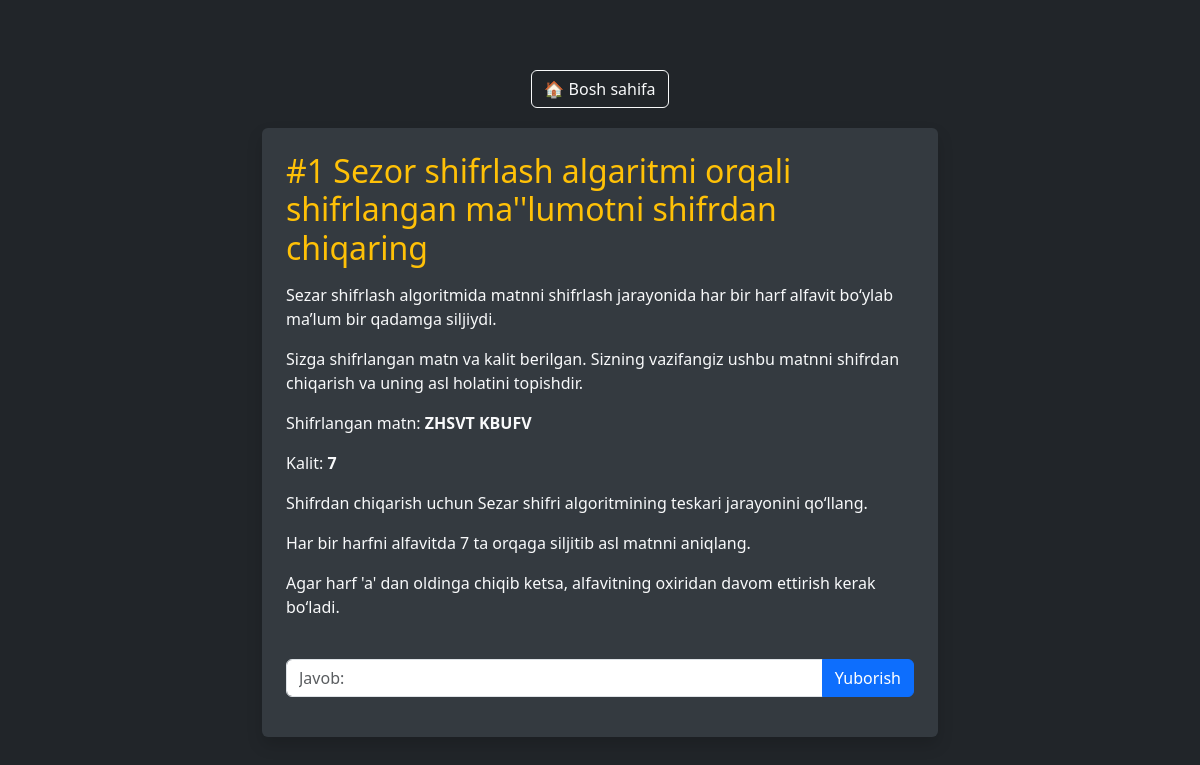
The page /savol/1 (signed in) on the database its author committed.
### decodingapp/models.py (models this page shows, shortened)
class Savol(models.Model):
    title=models.TextField(max_length=255,blank=False)
    des=RichTextField(blank=False)
    id=models.BigAutoField(primary_key=True)
    answer=models.TextField(max_length=255,blank=False)

### decodingapp/views.py (the view)
# urls.py: path('savol/<slug:slug>',views.seeque,name='seepost'),
@login_required(login_url='login')
def seeque(request, slug):
    usr, created = Usr.objects.get_or_create(user=request.user)
    if usr.lvl < int(slug):
        return render(request, '404.html')
    savol = get_object_or_404(Savol, id=slug)
    ans = request.POST.get('answer', '')
    correct = '2' if ans and ans == savol.answer else '3' if ans else '1'
    if correct == '2' and usr.lvl == savol.id:
        usr.lvl += 1
        usr.save()
    return render(request, 'post.html', {'savol': savol, 'a': ans, 'correct': correct})

### decodingapp/templates/post.html (shortened to what this page needs)
{% load static %}
<!DOCTYPE html>
<html lang="en">
<head>
    <link href="https://cdn.jsdelivr.net/npm/bootstrap@5.3.0/dist/css/bootstrap.min.css" rel="stylesheet">
</head>
<body class="bg-dark text-light">
    <div class="container">
        <div class="header">
            <a href="/" class="btn btn-outline-light">🏠 Bosh sahifa</a>
        </div>
        <div class="bg-secondary p-4 rounded shadow">
            <form method="post">
                <h2 class="text-warning">#{{ savol.id }} {{ savol.title }}</h2>
                <p class="lead">{{ savol.des|safe }}</p>
                <div class="input-group mb-3">
                    <input type="text" class="form-control" placeholder="Javob:" name="answer" value="{{a}}">
                    <button class="btn btn-primary" type="submit">Yuborish</button>
                </div>
            </form>
        </div>
    </div>
</body>
</html>

### decodingapp/templates/post.html (style rules this page uses)
.container { max-width: 700px; margin-top: 50px; }
.header { text-align: center; padding: 20px 0; }
.bg-secondary { background-color: #343a40 !important; }

### rows shown on the page
Savol: id "1", title "Sezor shifrlash algaritmi orqali shifrlangan ma''lumotni shifrdan chiqaring", des "Sezar shifrlash algoritmida matnni shifrlash jarayonida har bir harf alfavit bo‘ylab ma’lum bir qadamga siljiydi. Sizga shifrlangan matn va kalit berilgan. Sizning vazifangiz ushbu matnni shifrdan chiqarish va uning asl holatini topishdir. Shifrlangan matn: ZHSVT KBUFV Kalit: 7 Shifrdan chiqarish uchun Sezar shifri algoritmining teskari jarayonini qo‘llang. Har bir harfni alfavitda 7 ta orqaga siljitib asl matnni aniqlang. Agar harf 'a' dan oldinga chiqib ketsa, alfavitning oxiridan davom ettirish kerak bo‘ladi."
